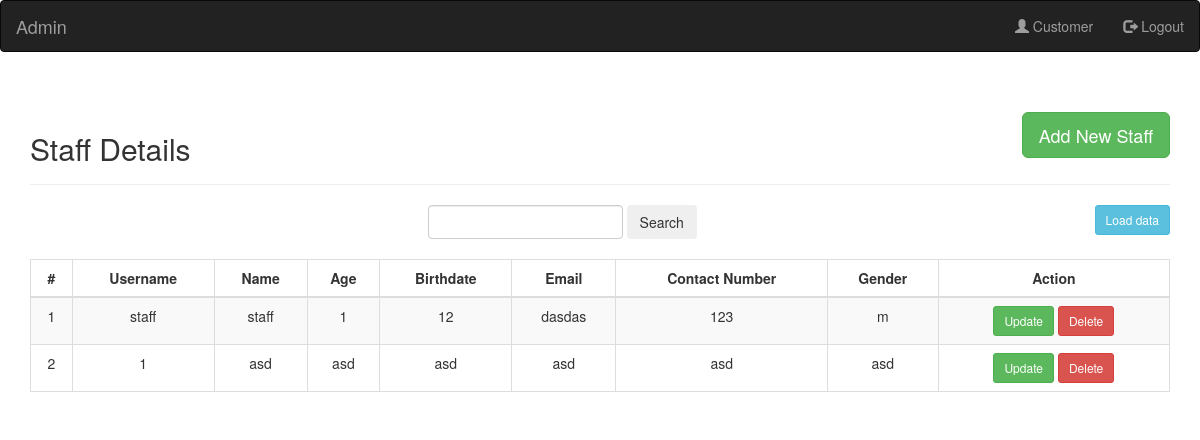
Screenshot of /index2.php?term=1 with the database file from the repository.
### tables this page shows
CREATE TABLE `staff` (
  `id` int(10) NOT NULL,
  `Username` varchar(50) NOT NULL,
  `Name` varchar(50) NOT NULL,
  `Age` varchar(50) NOT NULL,
  `Birthdate` varchar(50) NOT NULL,
  `Email` varchar(50) NOT NULL,
  `Contact Number` varchar(50) NOT NULL,
  `Gender` varchar(50) NOT NULL,
  `Password` varchar(255) NOT NULL
);

### index2.php (the view, shortened to what this page needs)
<!DOCTYPE html>
<html lang="en">
<head>
    <link rel="stylesheet" href="https://maxcdn.bootstrapcdn.com/bootstrap/3.4.1/css/bootstrap.min.css">
</head>
<body>
    <nav class="navbar navbar-inverse">
        <div class="container-fluid">
            <div class="navbar-header">
                <a class="navbar-brand" href="#">Admin</a>
            </div>
            <ul class="nav navbar-nav navbar-right">
            <li><a href="index.php"><span class="glyphicon glyphicon-user"></span> Customer</a></li>
            <li><a href="adminlogout.php"><span class="glyphicon glyphicon-log-out"></span> Logout</a></li>
            </ul>
        </div>
    </nav>
    <div class="container">
        <div class="page-header clearfix">
            <h2 class="pull-left">Staff Details</h2>
            <a href="createstaff.php" class="btn btn-success pull-right btn-lg">Add New Staff</a>
        </div>
        <div class="form-inline">
        <center>
            <form method="post" action="index2.php"  class="col-xs-14" >
                <input type="text" name="term" class="form-control"  />
                <input type="submit" name="submit" value="Search" class="btn btn-basic" />
                <input type="submit" name="load" class="btn btn-info pull-right btn-sm" value="Load data">
            </form>
        </center>
            <br>
        </div>
        <?php
        require_once "config.php";
        if (!empty($_REQUEST['term'])) {
            $term = mysqli_real_escape_string($link, $_REQUEST['term']);
            $sql = "SELECT * FROM `staff` WHERE `Username` LIKE '%".$term."%' OR `Name` LIKE '%".$term."%' OR `Age` LIKE '%".$term."%' OR `Birthdate` LIKE '%".$term."%' OR `Email` LIKE '%".$term."%' OR `Contact Number` LIKE '%".$term."%' OR `Gender` LIKE '%".$term."%'";
            if($result = mysqli_query($link, $sql)){
                if(mysqli_num_rows($result) > 0){
                    echo "<table class='table table-bordered table-striped' >";
                        echo "<thead>";
                            echo "<tr  class='text-center'>";
                                echo "<th class='text-center'>#</th>";
                                echo "<th class='text-center'>Username</th>";
                                echo "<th class='text-center'>Name</th>";
                                echo "<th class='text-center'>Age</th>";
                                echo "<th class='text-center'>Birthdate</th>";
                                echo "<th class='text-center'>Email</th>";
                                echo "<th class='text-center'>Contact Number</th>";
                                echo "<th class='text-center'>Gender</th>";
                                echo "<th class='text-center'>Action</th>";
                            echo "</tr>";
                        echo "</thead>";
                        echo "<tbody>";
                        while($row = mysqli_fetch_array($result)){
                            echo "<tr>";
                                echo "<td class='text-center'>" . $row['id'] . "</td>";
                                echo "<td class='text-center'>" . $row['Username'] . "</td>";
                                echo "<td class='text-center'>" . $row['Name'] . "</td>";
                                echo "<td class='text-center'>" . $row['Age'] . "</td>";
                                echo "<td class='text-center'>" . $row['Birthdate'] . "</td>";
                                echo "<td class='text-center'>" . $row['Email'] . "</td>";
                                echo "<td class='text-center'>" . $row['Contact Number'] . "</td>";
                                echo "<td class='text-center'>" . $row['Gender'] . "</td>";
                                echo "<td class='text-center'>";
                                    echo " <a href='update.php?id=". $row['id'] ."' title='Update Record' data-toggle='tooltip'><span class='btn btn-success btn-sm'>Update</span></a>";
                                    echo " <a href='delete.php?id=". $row['id'] ."' title='Delete Record' data-toggle='tooltip'><span class='btn btn-danger btn-sm'>Delete</span></a>";
                                echo "</td>";
                            echo "</tr>";
                        }
                        echo "</tbody>";
                    echo "</table>";
                } else{
                    echo "<p class='lead'><em>No records were found.</em></p>";
                }
            } else{
                echo "ERROR: Could not able to execute $sql. " . mysqli_error($link);
            }
        }
        ?>
</body>
</html>

### rows the page displays
staff: id "1", Username "staff", Name "staff", Age "1", Birthdate "12", Email "dasdas", Contact Number "123", Gender "m"
staff: id "2", Username "1", Name "asd", Age "asd", Birthdate "asd", Email "asd", Contact Number "asd", Gender "asd"
